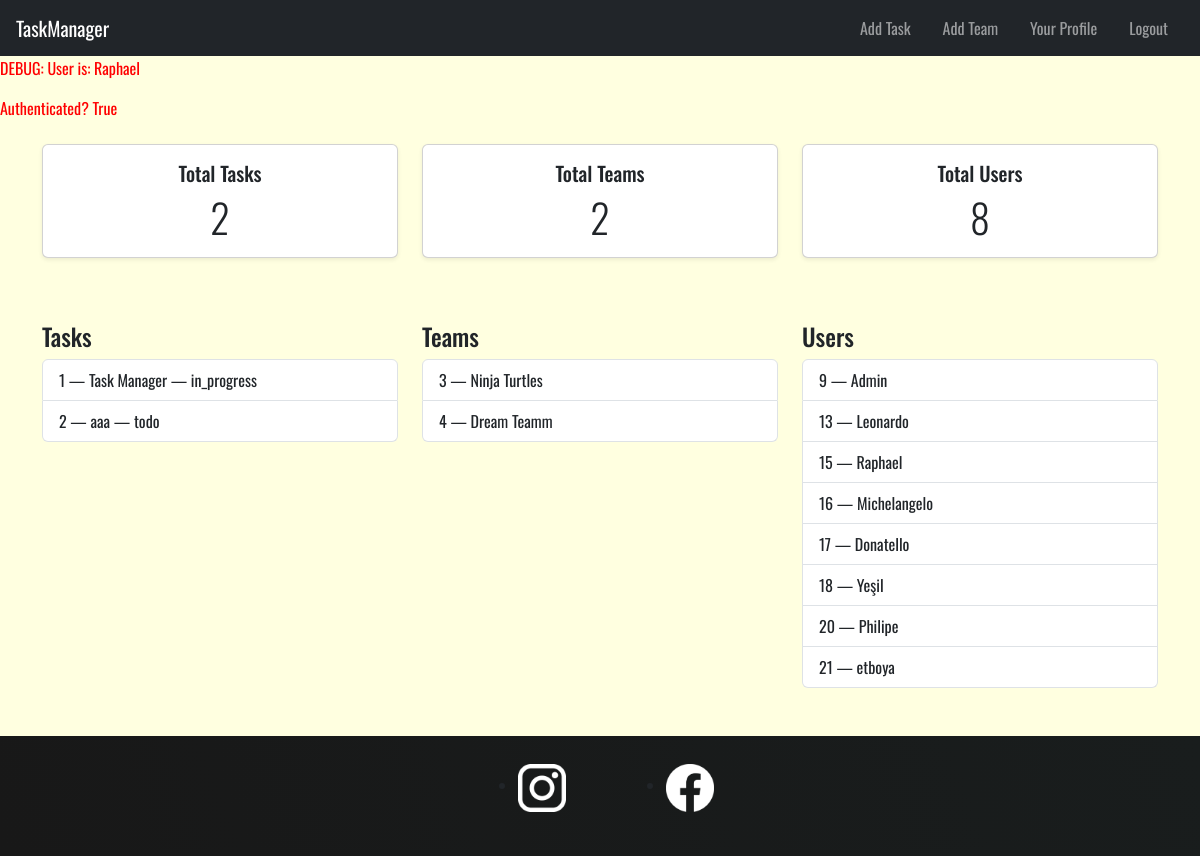
/ (signed in), run on the app's committed database.
### tasks/models.py (models this page shows, shortened)
class Task(models.Model):
    STATUS_CHOICES = [
        ('todo', 'To Do'),
        ('in_progress', 'In Progress'),
        ('done', 'Done'),
    ]
    private = models.BooleanField(blank=False,default=False) # if it is false every one can see it , users & teams associated
    creator = models.ForeignKey(User,on_delete=models.CASCADE, related_name='created_tasks')
    title = models.CharField(max_length=200)
    status = models.CharField(max_length=20, choices=STATUS_CHOICES, default='todo')
    description = models.TextField(blank=True)
    users = models.ManyToManyField(User, related_name='tasks')  # Users assigned to the task
    teams = models.ManyToManyField(Team, related_name='tasks' , blank=True)  # Teams related to the task
    subtasks = models.ManyToManyField('self', symmetrical=False, blank=True, related_name='parent_tasks')  # Optional sub-task linkage
    created_at = models.DateTimeField(auto_now_add=True)
    updated_at = models.DateTimeField(auto_now=True)
    deadline = models.DateTimeField(null=True, blank=True)

class Team(models.Model): # One user can be a team
    name = models.CharField(max_length=100)
    users = models.ManyToManyField(User, related_name='teams')

class UserProfile(models.Model):
    user = models.OneToOneField(User, on_delete=models.CASCADE)# if we delete user we delete theri profile too
    description = models.TextField(blank=True)
    image = models.ImageField(max_length=500,default="profile_pictures/placeholder.png",upload_to="profile_pictures")

### tasks/views.py (the view)
# urls.py: path("", views.index, name="index"), # we remoed it because we wont create other applications
@login_required
def index(request):
    task_list = Task.objects.all() # rn they (task_list) are objects
    team_list = Team.objects.all()
    user_list = UserProfile.objects.all()
    task_count = task_list.count() # count metod counts all the elements in the list
    team_count = team_list.count()
    user_count = user_list.count()
    context = { # we use this to create dynamique pages we use this variable as an attribute | we use the content in it like objects
        "task_list":task_list,
        "team_list":team_list,
        "user_list":user_list,
        "user_count": user_count,
        "team_count": team_count,
        'task_count': task_count,
        "current_user": request.user, # after login it contains current users information
    }
    return render(request,"index.html",context)

### tasks/templates/index.html
{% extends 'base.html' %}
{% block body %}
<div class="container my-4">
    <section class="row text-center mb-5">
        <article class="col-md-4 mb-3">
            <div class="card h-100 shadow-sm">
                <div class="card-body">
                    <h5 class="card-title">Total Tasks</h5>
                    <p class="card-text display-6">{{ task_count }}</p>
                </div>
            </div>
        </article>
        <article class="col-md-4 mb-3">
            <div class="card h-100 shadow-sm">
                <div class="card-body">
                    <h5 class="card-title">Total Teams</h5>
                    <p class="card-text display-6">{{ team_count }}</p>
                </div>
            </div>
        </article>
        <article class="col-md-4 mb-3">
            <div class="card h-100 shadow-sm">
                <div class="card-body">
                    <h5 class="card-title">Total Users</h5>
                    <p class="card-text display-6">{{ user_count }}</p>
                </div>
            </div>
        </article>
    </section>
    <section class="row">
        <article class="col-lg-4 mb-4">
            <h4>Tasks</h4>
            <ul class="list-group">
                {% for task in task_list %}
                    <a href="{% url 'task:detail_task' task.id %}" class="list-group-item list-group-item-action">
                        {{ task.id }} — {{ task.title }} — {{ task.status|default:"todo" }}
                    </a>
                {% empty %}
                    <div class="list-group-item">No tasks available.</div>
                {% endfor %}
            </ul>
        </article>
        <article class="col-lg-4 mb-4">
            <h4>Teams</h4>
            <ul class="list-group">
                {% for team in team_list %}
                    <a href="{% url 'task:detail_team' team.id %}" class="list-group-item list-group-item-action">
                        {{ team.id }} — {{ team.name }}
                    </a>
                {% empty %}
                    <div class="list-group-item">No teams available.</div>
                {% endfor %}
            </ul>
        </article>
        <article class="col-lg-4 mb-4">
            <h4>Users</h4>
            <ul class="list-group">
                {% for user in user_list %}
                    <a href="{% url 'task:detail_user' user.id %}" class="list-group-item list-group-item-action">
                        {{ user.id }} — {{ user.user.username }}
                    </a>
                {% empty %}
                    <div class="list-group-item">No users available.</div>
                {% endfor %}
            </ul>
        </article>
    </section>
</div>
{% endblock %}

### tasks/templates/base.html (shortened to what this page needs)
{% load static %}
<!DOCTYPE html>
<html lang="en">
<head>
    <link href="https://cdn.jsdelivr.net/npm/bootstrap@5.3.5/dist/css/bootstrap.min.css" rel="stylesheet"
>
    <link rel="stylesheet" href="{% static 'tasks/styles.css' %}">
</head>
<body>
    <header>
        <nav class="navbar navbar-dark bg-dark">
            <a href="/" class="navbar-brand ms-3">TaskManager</a>
            <div class="navbar-nav flex-row ms-auto me-3">
                {% if user.is_authenticated %}
                    <a class="nav-link px-3" href="{% url 'task:create_task' %}">Add Task</a>
                    <a class="nav-link px-3" href="{% url 'task:create_team' %}">Add Team</a>
                    {% if user.userprofile %}
                        <a class="nav-link px-3" href="{% url 'task:detail_user' request.user.userprofile.id %}">Your Profile</a>
                    {% endif %}
                    <form method="POST" action="{% url 'logout' %}" style="display: inline;">
                        <button type="submit" class="btn btn-link nav-link px-3">
                            Logout
                        </button>
                    </form>
                {% else %}
                    <a class="nav-link px-3" href="{% url 'login' %}">Login</a>
                    <a class="nav-link px-3" href="{% url 'register' %}">Register</a>
                {% endif %}
            </div>
        </nav>
    </header>
    <p style="color: red;">DEBUG: User is: {{ user }}</p>
    <p style="color: red;">Authenticated? {{ user.is_authenticated }}</p>
    {% block body %}
    {% endblock %}
    <footer>
      <ul>
        <li>
          <a href="https://www.instagram.com/">
            <img
              src="/pictures/icons/insta.png"
              alt="Instagram logo link to social media page"
          /></a>
        </li>
        <li>
          <a href="https://www.facebook.com/">
            <img
              src="/pictures/icons/facebook.png"
              alt="Facebook logo link to social media page"
            />
          </a>
        </li>
      </ul>
    </footer>
</body>
</html>

### tasks/static/tasks/styles.css (style rules this page uses)
body { background-color: lightyellow; font-family: "Oswald", sans-serif; }
li { margin: auto; }
footer { background: linear-gradient(70deg, rgb(24, 24, 24), rgb(25, 29, 29)); padding: 1.75rem 0; margin-top: 1rem; }
footer ul { display: flex; justify-content: center; }
footer li { width: 3rem; height: 3rem; margin: 0 3.125rem; }
footer img { width: 100%; height: 100%; }

### data on the page
Task: id "1", title "Task Manager", status "in_progress"
Task: id "2", title "aaa", status "todo"
Team: id "3", name "Ninja Turtles"
Team: id "4", name "Dream Teamm"
UserProfile: id "9", user.username "Admin"
UserProfile: id "13", user.username "Leonardo"
UserProfile: id "15", user.username "Raphael"
UserProfile: id "16", user.username "Michelangelo"
UserProfile: id "17", user.username "Donatello"
UserProfile: id "18", user.username "Yeşil"
UserProfile: id "20", user.username "Philipe"
UserProfile: id "21", user.username "etboya"

### other printed values
{{ user }} "Raphael"
{{ user.is_authenticated }} "True"
{{ task_count }} "2"
{{ team_count }} "2"
{{ user_count }} "8"
